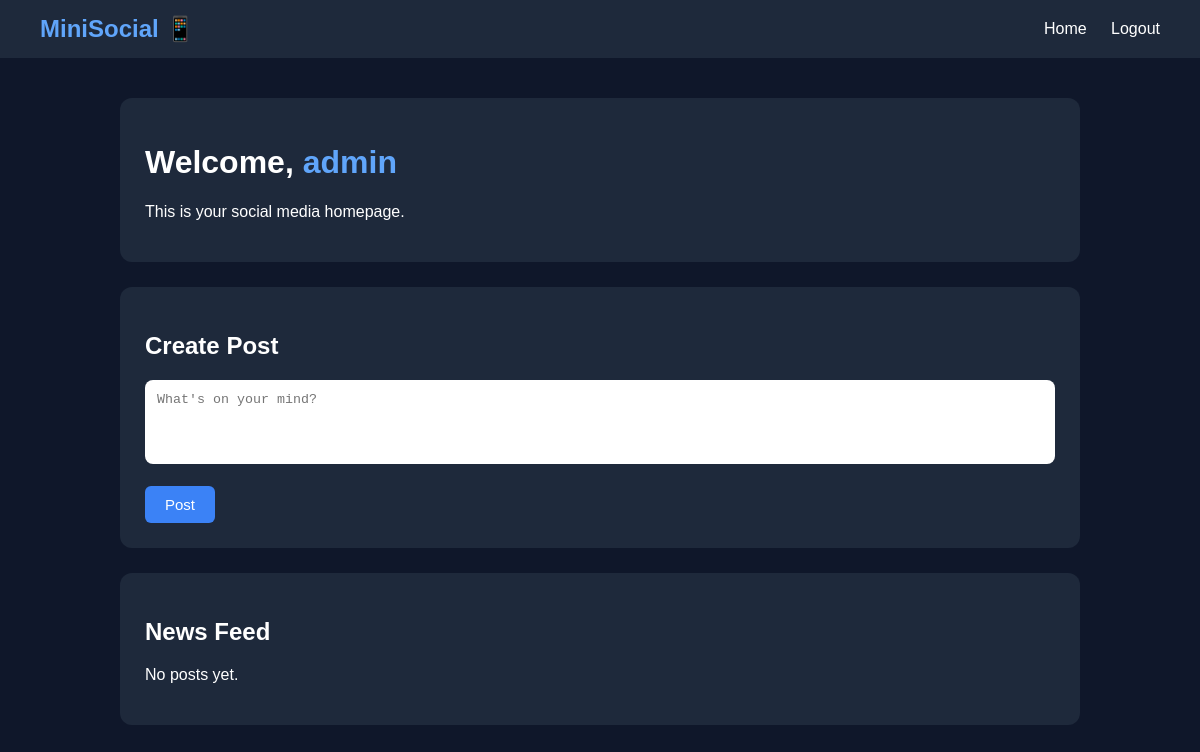
Page / (signed in) on the earlier database version.
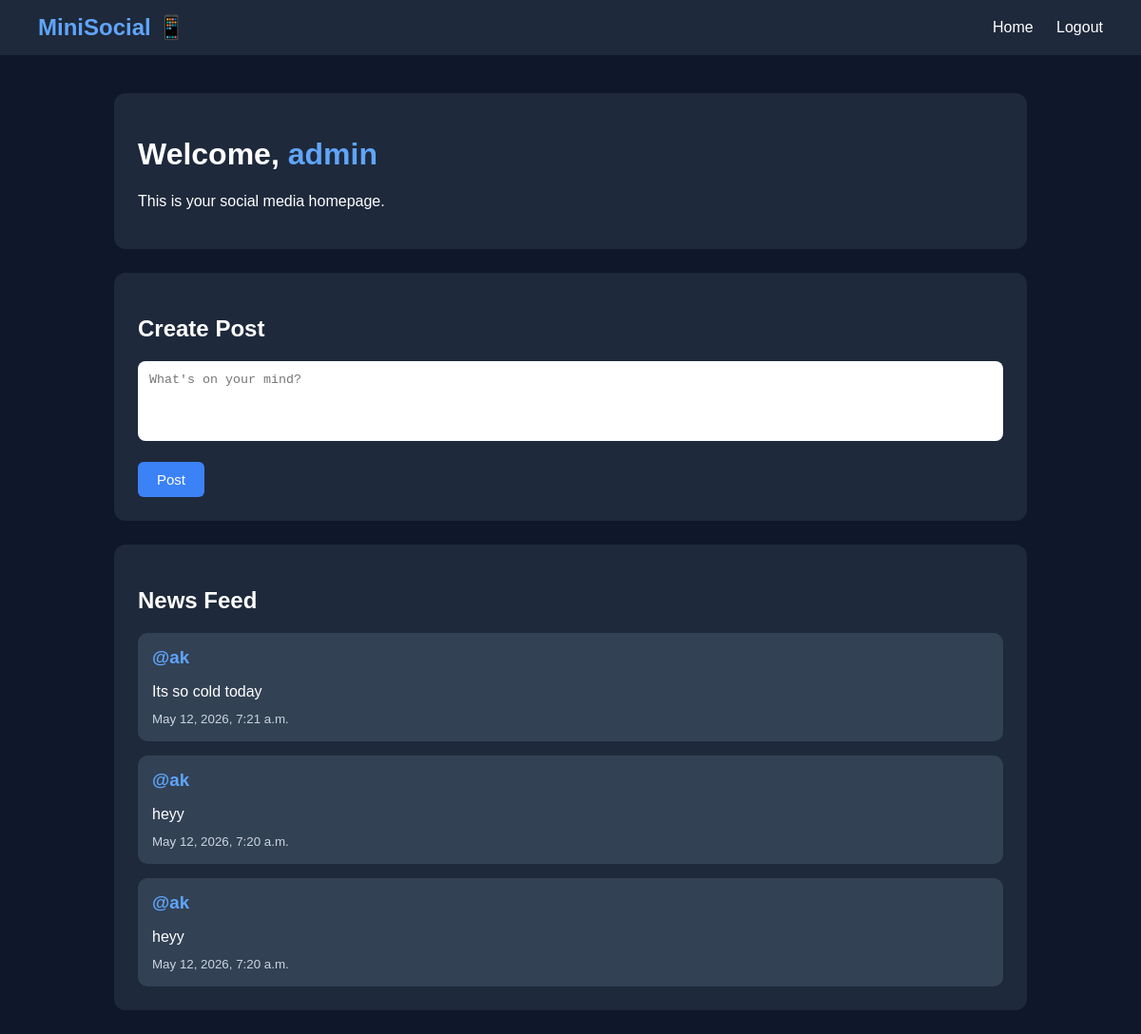
Same page on the later database version.
### posts/models.py (models this page shows, shortened)
class Post(models.Model):
    user=models.ForeignKey(User,on_delete=models.CASCADE)
    content=models.TextField()
    created_at=models.DateTimeField(auto_now_add=True)

### accounts/views.py (the view)
# urls.py: path('', views.home,name="home"),
def home(request):
    if request.user.is_anonymous:
        return redirect("login")
    posts=Post.objects.all().order_by("-created_at") #- means newest first
    return render(request, "home.html",{
    "posts":posts
    })

### templates/home.html (shortened to what this page needs)
<!DOCTYPE html>
<html lang="en">
<head>
</head>
<body>
    <div class="navbar">
        <div class="logo">
            MiniSocial 📱
        </div>
        <div class="nav-links">
            <a href="/">Home</a>
            <a href="/logout/">Logout</a>
        </div>
    </div>
    <div class="container">
        <div class="welcome-box">
            <h1>
                Welcome,
                 <a
        href="/profile/{{ user.username }}/"
        style="color:#60a5fa; text-decoration:none;"
    >
        {{ user.username }}
    </a>
            </h1>
            <p>
                This is your social media homepage.
            </p>
        </div>
        <div class="feed-box">
            <h2>Create Post </h2>
            <form method="POST" action="/posts/create/">
                <textarea
                    name="content"
                    placeholder="What's on your mind?"
                    rows="4"
                    required
                ></textarea>
                <br><br>
                <button type="submit">
                    Post
                </button>
            </form>
        </div>
        <div class="feed-box">
            <h2>News Feed </h2>
            {% for post in posts %}
                <div class="post">
                    <h3>
                       <a
        href="/profile/{{ post.user.username }}/"
        style="color:#60a5fa; text-decoration:none;"
    >
        @{{ post.user.username }}
    </a>
                    </h3>
                    <p>
                        {{ post.content }}
                    </p>
                    <small>
                        {{ post.created_at }}
                    </small>
                </div>
            {% empty %}
                <p>No posts yet.</p>
            {% endfor %}
        </div>
    </div>
</body>
</html>

### templates/home.html (style rules this page uses)
body { margin:0; font-family:Arial,sans-serif; background:#0f172a; color:white; }
.navbar { background:#1e293b; padding:15px 40px; display:flex; justify-content:space-between; align-items:center; }
.logo { font-size:24px; font-weight:bold; color:#60a5fa; }
.nav-links a { color:white; text-decoration:none; margin-left:20px; }
.container { width:80%; margin:auto; margin-top:40px; }
.welcome-box { background:#1e293b; padding:25px; border-radius:12px; margin-bottom:25px; }
.feed-box { background:#1e293b; padding:25px; border-radius:12px; margin-bottom:25px; }
textarea { width:100%; padding:12px; border:none; border-radius:8px; resize:none; box-sizing:border-box; outline:none; }
button { padding:10px 20px; border:none; border-radius:6px; background:#3b82f6; color:white; cursor:pointer; font-size:15px; }
.post { background:#334155; padding:15px; border-radius:10px; margin-top:15px; }
.post h3 { margin:0; margin-bottom:10px; color:#60a5fa; }
.post p { margin-bottom:10px; }
small { color:#cbd5e1; }

Differences in the rows shown:
added Post: user.username "ak", content "Its so cold today", created_at "May 12, 2026, 7:21 a.m."
added Post: user.username "ak", content "heyy", created_at "May 12, 2026, 7:20 a.m."
added Post: user.username "ak", content "heyy", created_at "May 12, 2026, 7:20 a.m."
Other differences:
text no longer shown: "No posts yet."
